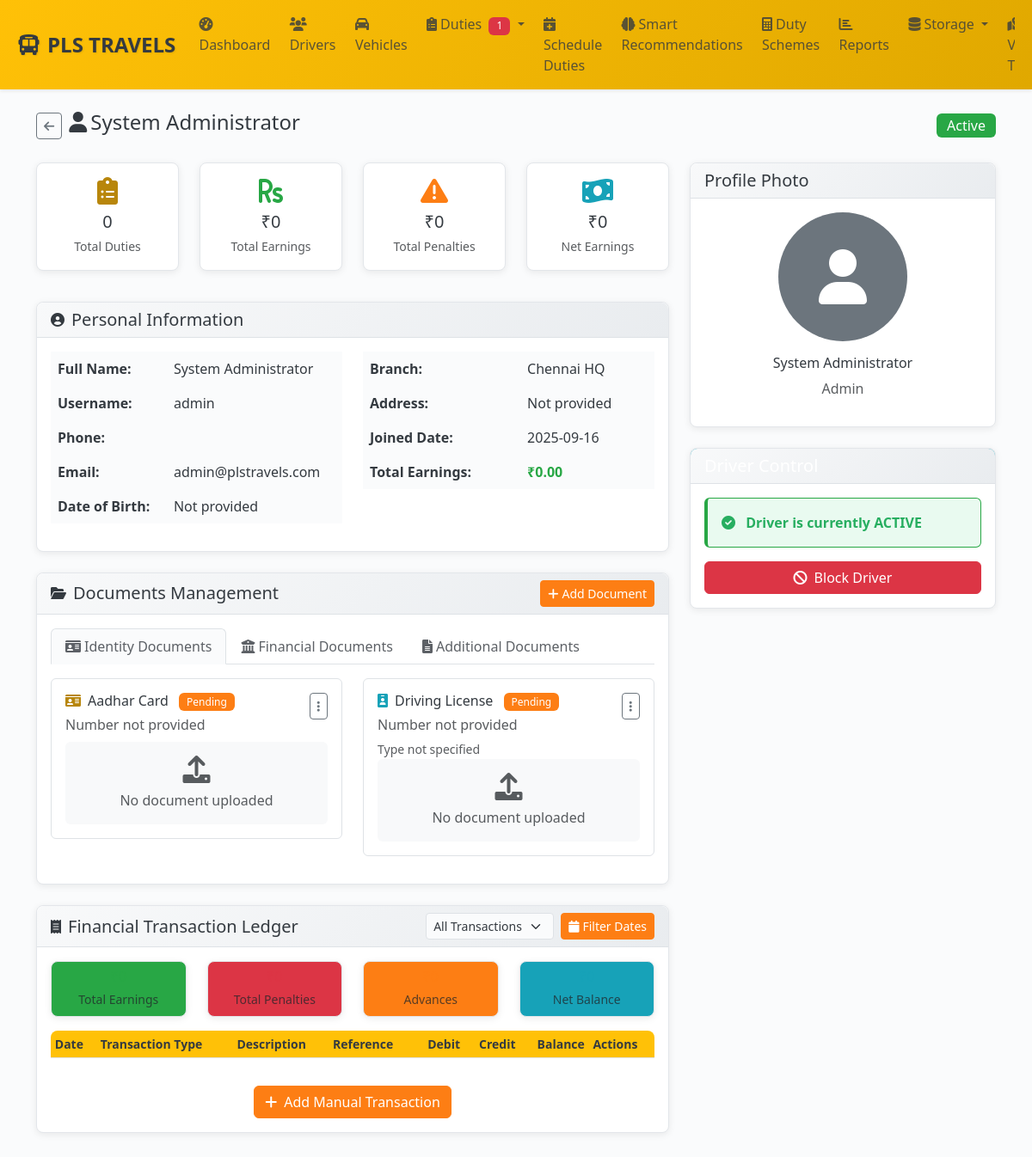
Page /admin/drivers/1/view (signed in) on the earlier database version.
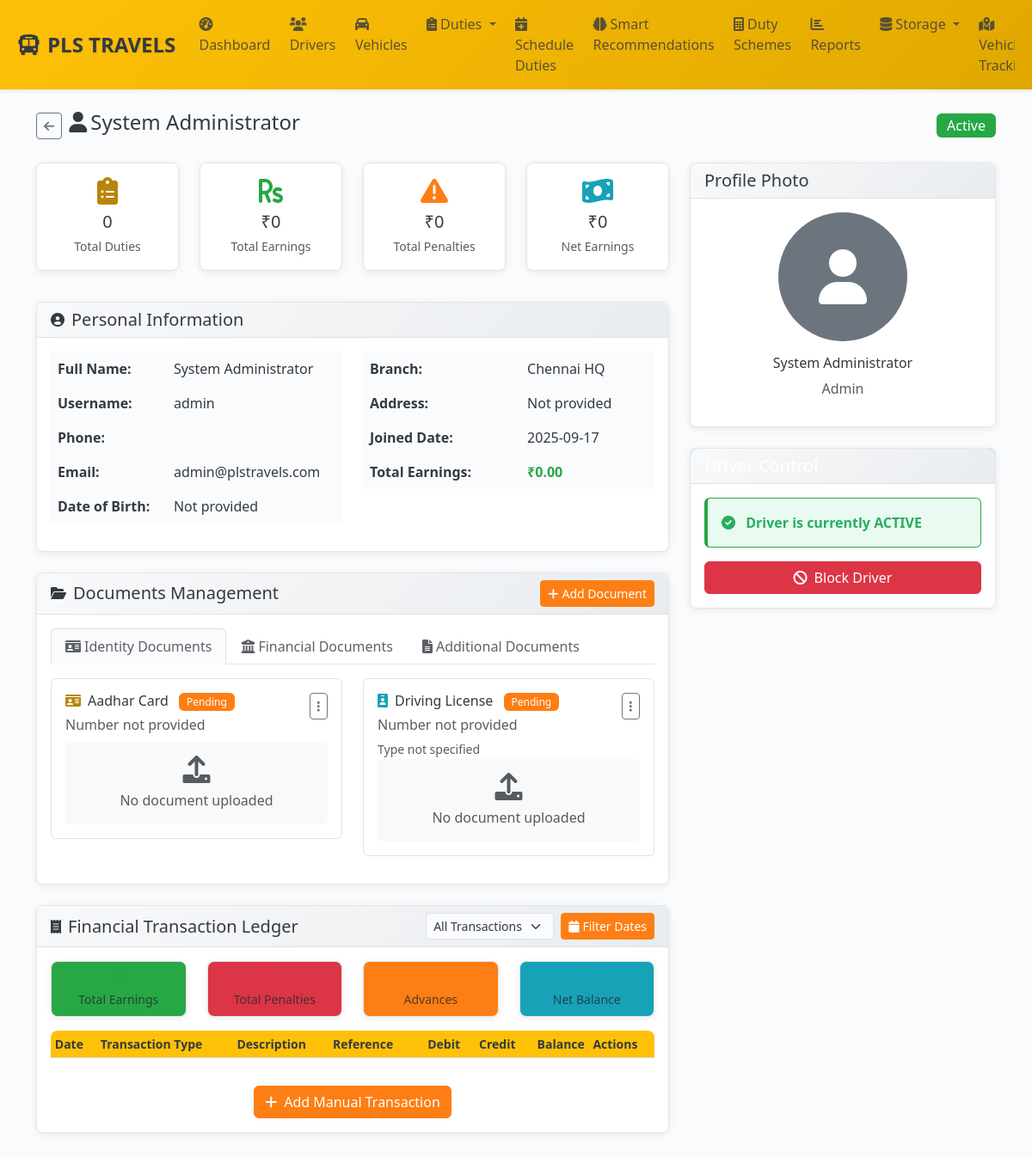
Same page on the later database version.
### models.py (models this page shows, shortened)
class Driver(db.Model):
    __tablename__ = 'drivers'
    id = db.Column(db.Integer, primary_key=True)
    uuid = db.Column(db.String(36), unique=True, nullable=False, default=lambda: str(uuid.uuid4()))
    user_id = db.Column(db.Integer, db.ForeignKey('users.id'), nullable=False, unique=True)
    branch_id = db.Column(db.Integer, db.ForeignKey('branches.id'), nullable=False, index=True)
    employee_id = db.Column(db.String(20), unique=True, nullable=False)
    full_name = db.Column(db.String(100), nullable=False, index=True)
    date_of_birth = db.Column(db.Date)
    gender = db.Column(db.String(10))
    blood_group = db.Column(db.String(5))
    emergency_contact_name = db.Column(db.String(100))
    emergency_contact_phone = db.Column(db.String(20))
    additional_phones = db.Column(db.Text)  # JSON string of phone numbers
    current_address = db.Column(db.Text)
    permanent_address = db.Column(db.Text)
    pincode = db.Column(db.String(10))
    aadhar_number = db.Column(db.String(20), unique=True, index=True)
    aadhar_document_front = db.Column(db.String(255))
    aadhar_document_back = db.Column(db.String(255))
    aadhar_verified = db.Column(db.Boolean, default=False)
    aadhar_verified_at = db.Column(db.DateTime)
    license_number = db.Column(db.String(50), unique=True, index=True)
    license_document_front = db.Column(db.String(255))
    license_document_back = db.Column(db.String(255))
    license_type = db.Column(db.String(20))  # LMV, HMV, etc.
    license_expiry = db.Column(db.Date)
    license_verified = db.Column(db.Boolean, default=False)
    license_verified_at = db.Column(db.DateTime)
    profile_photo = db.Column(db.String(255))
    bank_name = db.Column(db.String(100))
    account_number = db.Column(db.String(50))  # Should be encrypted in production
    ifsc_code = db.Column(db.String(15))
    account_holder_name = db.Column(db.String(100))
    bank_verified = db.Column(db.Boolean, default=False)
    join_date = db.Column(db.Date)
    probation_end_date = db.Column(db.Date)
    employment_type = db.Column(db.String(20), default='full_time')  # full_time, part_time, contract
    salary_type = db.Column(db.String(20), default='daily')  # daily, monthly, commission
    status = db.Column(db.Enum(DriverStatus), nullable=False, default=DriverStatus.PENDING, index=True)
    approved_by = db.Column(db.Integer, db.ForeignKey('users.id'))
    approved_at = db.Column(db.DateTime)
    rejection_reason = db.Column(db.Text)
    total_earnings = db.Column(db.Float, default=0.0)
    total_trips = db.Column(db.Integer, default=0)
    total_distance = db.Column(db.Float, default=0.0)
    rating_average = db.Column(db.Float, default=0.0)
    rating_count = db.Column(db.Integer, default=0)
    current_vehicle_id = db.Column(db.Integer, db.ForeignKey('vehicles.id'))
    current_shift_start = db.Column(db.DateTime)
    current_shift_end = db.Column(db.DateTime)
    uber_driver_id = db.Column(db.String(100), unique=True, index=True)  # Uber's driver ID
    uber_driver_uuid = db.Column(db.String(100), unique=True)  # Uber's driver UUID
    uber_sync_status = db.Column(db.String(20), default='none', index=True)  # none, synced, failed, pending
    uber_last_sync = db.Column(db.DateTime)  # Last successful sync timestamp
    uber_sync_error = db.Column(db.Text)  # Last sync error message
    uber_profile_data = db.Column(db.Text)  # JSON: Cached Uber profile data
    created_at = db.Column(db.DateTime, default=get_ist_time_naive)
    updated_at = db.Column(db.DateTime, default=get_ist_time_naive, onupdate=get_ist_time_naive)
    duties = db.relationship('Duty', backref='driver', lazy=True)
    current_vehicle = db.relationship('Vehicle', foreign_keys=[current_vehicle_id])
    approver = db.relationship('User', foreign_keys=[approved_by], post_update=True)
    __table_args__ = (
        Index('idx_driver_status_branch', 'status', 'branch_id'),
        Index('idx_driver_created', 'created_at'),
    )

### admin_routes.py (the view)
@admin_bp.route('/drivers/<int:driver_id>/view')
@login_required
@admin_required
def view_driver(driver_id):
    driver = Driver.query.get_or_404(driver_id)
    all_duties = Duty.query.filter_by(driver_id=driver_id).order_by(desc(Duty.created_at)).all()
    recent_duties = all_duties[:10]  # Show top 10 for recent section
    penalties = Penalty.query.filter_by(driver_id=driver_id).order_by(desc(Penalty.applied_at)).all()
    assets = Asset.query.filter_by(driver_id=driver_id).all()
    assignments = VehicleAssignment.query.filter_by(driver_id=driver_id).order_by(desc(VehicleAssignment.start_date)).all()
    total_duties = len(all_duties)
    total_earnings = sum(duty.driver_earnings or 0 for duty in all_duties)
    total_penalties = sum(penalty.amount or 0 for penalty in penalties)
    net_earnings = total_earnings - total_penalties
    active_duties = [d for d in all_duties if d.status == DutyStatus.ACTIVE]
    completed_duties = [d for d in all_duties if d.status == DutyStatus.COMPLETED]
    from datetime import datetime, timedelta
    from collections import defaultdict
    six_months_ago = datetime.now() - timedelta(days=180)
    recent_duties_for_stats = [d for d in all_duties if d.created_at and d.created_at >= six_months_ago]
    monthly_stats = defaultdict(lambda: {'duties': 0, 'earnings': 0, 'trips': 0})
    for duty in recent_duties_for_stats:
        month_key = duty.created_at.strftime('%Y-%m')
        monthly_stats[month_key]['duties'] += 1
        monthly_stats[month_key]['earnings'] += duty.driver_earnings or 0
        monthly_stats[month_key]['trips'] += duty.total_trips or 0
    return render_template('admin/driver_details.html',
                         driver=driver,
                         recent_duties=recent_duties,
                         all_duties=all_duties,
                         penalties=penalties,
                         assets=assets,
                         assignments=assignments,
                         total_duties=total_duties,
                         total_earnings=total_earnings,
                         total_penalties=total_penalties,
                         net_earnings=net_earnings,
                         active_duties=len(active_duties),
                         completed_duties=len(completed_duties),
                         monthly_stats=dict(monthly_stats))

### admin_routes.py (called while the page is built)
def admin_required(f):
    @wraps(f)
    def decorated_function(*args, **kwargs):
        from models import UserRole
        if not current_user.is_authenticated or current_user.role != UserRole.ADMIN:
            flash('Admin access required.', 'error')
            return redirect(url_for('auth.login'))
        return f(*args, **kwargs)
    return decorated_function

### templates/admin/driver_details.html (shortened to what the changed rows need)
{% extends "base.html" %}
{% block content %}
<div class="d-flex justify-content-between align-items-center mb-4">
    <div class="d-flex align-items-center">
        <div>
            <h4><i class="fas fa-user me-1"></i>{{ driver.full_name }}</h4>
        </div>
    </div>
</div>
<div class="row">
    <div class="col-lg-8">
        <div class="card mb-4">
            <div class="card-body">
                <div class="row">
                    <div class="col-md-6">
                        <table class="table table-borderless">
                            <tr>
                                <td><strong>Full Name:</strong></td>
                                <td>{{ driver.full_name }}</td>
                            </tr>
                            <tr>
                                <td><strong>Date of Birth:</strong></td>
                                <td>{{ driver.date_of_birth.strftime('%Y-%m-%d') if driver.date_of_birth else 'Not provided' }}</td>
                            </tr>
                        </table>
                    </div>
                    <div class="col-md-6">
                        <table class="table table-borderless">
                            <tr>
                                <td><strong>Joined Date:</strong></td>
                                <td>{{ driver.created_at.strftime('%Y-%m-%d') }}</td>
                            </tr>
                            <tr>
                                <td class="text-success"><strong>₹{{ "{:,.2f}".format(driver.total_earnings) }}</strong></td>
                            </tr>
                        </table>
                    </div>
                </div>
            </div>
        </div>
        <div class="card mb-4">
            <div class="card-body">
                <div class="tab-content" id="documentTabContent">
                    <div class="tab-pane fade show active" id="identity" role="tabpanel">
                        <div class="row mt-3">
                            <div class="col-md-6">
                                <div class="document-card border rounded p-3 mb-3">
                                    <div class="d-flex justify-content-between align-items-start">
                                        <div>
                                            <h6 class="mb-1">
                                                <i class="fas fa-id-card text-primary me-2"></i>Aadhar Card
                                                {% if driver.aadhar_verified %}
                                                    <span class="badge bg-success ms-2">Verified</span>
                                                {% else %}
                                                    <span class="badge bg-warning ms-2">Pending</span>
                                                {% endif %}
                                            </h6>
                                            <p class="text-muted mb-2">{{ driver.aadhar_number or 'Number not provided' }}</p>
                                        </div>
                                    </div>
                                </div>
                            </div>
                            <div class="col-md-6">
                                <div class="document-card border rounded p-3 mb-3">
                                    <div class="d-flex justify-content-between align-items-start">
                                        <div>
                                            <h6 class="mb-1">
                                                <i class="fas fa-id-badge text-info me-2"></i>Driving License
                                                {% if driver.license_verified %}
                                                    <span class="badge bg-success ms-2">Verified</span>
                                                {% else %}
                                                    <span class="badge bg-warning ms-2">Pending</span>
                                                {% endif %}
                                            </h6>
                                            <p class="text-muted mb-1">{{ driver.license_number or 'Number not provided' }}</p>
                                            <small class="text-muted">{{ driver.license_type or 'Type not specified' }}</small>
                                        </div>
                                    </div>
                                </div>
                            </div>
                        </div>
                    </div>
                </div>
            </div>
        </div>
        <div class="card mb-4">
            <div class="card-body">
                <div class="table-responsive">
                    <table class="table table-sm" id="transactionTable">
                        <thead class="table-light">
                            <tr>
                                <th>Date</th>
                                <th>Transaction Type</th>
                                <th>Description</th>
                                <th>Reference</th>
                                <th class="text-end">Debit</th>
                                <th class="text-end">Credit</th>
                                <th class="text-end">Balance</th>
                                <th>Actions</th>
                            </tr>
                        </thead>
                            {% set running_balance = 0 %}
                    </table>
                </div>
            </div>
        </div>
    </div>
    <div class="col-lg-4">
        <div class="card mb-4">
            <div class="card-body text-center">
                {% if driver.profile_photo %}
                <img src="/uploads/{{ driver.profile_photo }}" class="img-fluid rounded-circle mb-3" style="max-width: 150px; height: 150px; object-fit: cover;" alt="Profile Photo">
                {% else %}
                <div class="rounded-circle bg-secondary d-flex align-items-center justify-content-center mx-auto mb-3" style="width: 150px; height: 150px;">
                    <i class="fas fa-user fa-4x text-white"></i>
                </div>
                {% endif %}
                <h6>{{ driver.full_name }}</h6>
                <p class="text-muted">{{ driver.user.role.value.title() }}</p>
            </div>
        </div>
    </div>
</div>
{% endblock %}

Differences in the rows shown:
changed Driver "System Administrator": created_at "2025-09-16" → "2025-09-17"
Other differences:
{{ pending_duties_count }}: "1" → (not shown)
